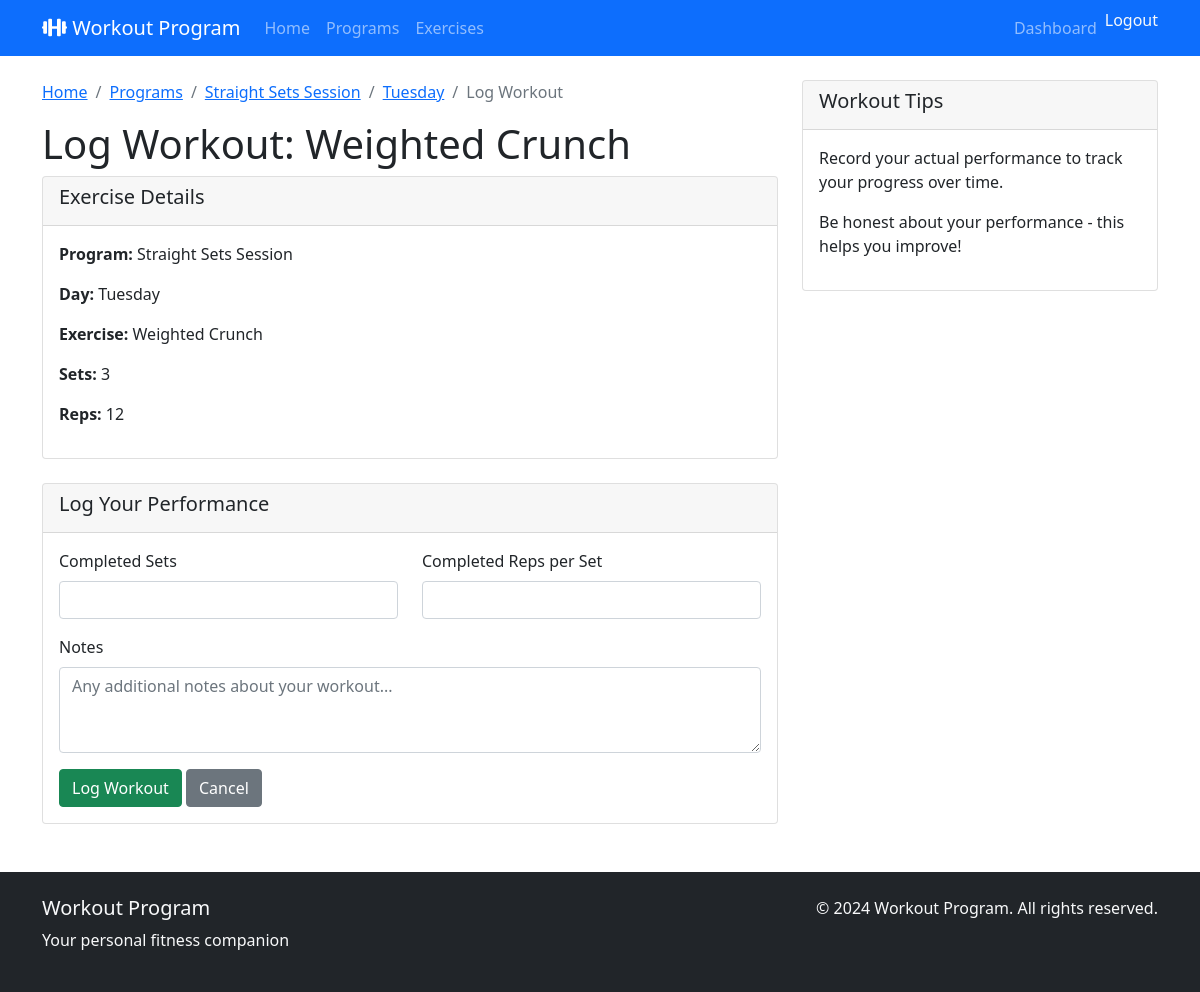
Page /home/log-workout/1/ (signed in) on the committed database.
### workout_program/models.py (models this page shows, shortened)
class WorkoutSession(models.Model):
    workout_day = models.ForeignKey(WorkoutDay, on_delete=models.CASCADE, related_name='workout_sessions')
    exercise = models.ForeignKey(Exercise, on_delete=models.CASCADE)
    sets = models.IntegerField(validators=[MinValueValidator(1)])
    repetitions = models.IntegerField(validators=[MinValueValidator(1)], help_text="Reps per set")
    duration_minutes = models.IntegerField(
        validators=[MinValueValidator(1)],
        null=True,
        blank=True,
        help_text="Duration in minutes (for cardio exercises)"
    )
    weight_kg = models.DecimalField(
        max_digits=5,
        decimal_places=2,
        null=True,
        blank=True,
        help_text="Weight in kg (for strength exercises)"
    )
    rest_seconds = models.IntegerField(
        validators=[MinValueValidator(1)],
        default=60,
        help_text="Rest time between sets in seconds"
    )
    order = models.IntegerField(default=1, help_text="Order of exercise in the session")
    class Meta:
        ordering = ['order']

class WorkoutDay(models.Model):
    program = models.ForeignKey(WorkoutProgram, on_delete=models.CASCADE, related_name='workout_days')
    day_number = models.IntegerField(validators=[MinValueValidator(1)])
    day_name = models.CharField(max_length=100)
    description = models.TextField(blank=True)
    class Meta:
        unique_together = ['program', 'day_number']
        ordering = ['day_number']

class WorkoutProgram(models.Model):
    PROGRAM_TYPES = [
        ('muscle', 'Muscle Building'),
        ('weight_loss', 'Weight Loss'),
        ('cardio', 'Cardio Training'),
        ('general', 'General Fitness'),
        ('strength', 'Strength Training'),
    ]
    name = models.CharField(max_length=200)
    description = models.TextField()
    program_type = models.CharField(max_length=20, choices=PROGRAM_TYPES)
    duration_weeks = models.IntegerField(validators=[MinValueValidator(1)])
    difficulty_level = models.IntegerField(
        validators=[MinValueValidator(1), MaxValueValidator(5)],
        help_text="Program difficulty level from 1 (easy) to 5 (hard)"
    )
    created_by = models.ForeignKey(User, on_delete=models.CASCADE)
    created_at = models.DateTimeField(auto_now_add=True)
    is_active = models.BooleanField(default=True)

class Exercise(models.Model):
    EXERCISE_TYPES = [
        ('strength', 'Strength Training'),
        ('cardio', 'Cardio'),
        ('flexibility', 'Flexibility'),
        ('balance', 'Balance'),
    ]
    name = models.CharField(max_length=200)
    description = models.TextField(blank=True)
    muscle_group = models.ForeignKey(MuscleGroup, on_delete=models.CASCADE, null=True, blank=True)
    exercise_type = models.CharField(max_length=20, choices=EXERCISE_TYPES)
    equipment_needed = models.TextField(blank=True)
    difficulty_level = models.IntegerField(
        validators=[MinValueValidator(1), MaxValueValidator(5)],
        help_text="Difficulty level from 1 (easy) to 5 (hard)"
    )

### workout_program/views.py (the view, shortened to what this page needs)
# urls.py: path('log-workout/<int:session_id>/', views.log_workout, name='log_workout'),
@login_required
def log_workout(request, session_id):
    workout_session = get_object_or_404(WorkoutSession, id=session_id)
    context = {
        'workout_session': workout_session,
    }
    return render(request, 'workout_program/log_workout.html', context)

### workout_program/templates/workout_program/log_workout.html (shortened to what this page needs)
{% extends 'workout_program/base.html' %}
{% block content %}
<div class="row">
    <div class="col-md-8">
        <nav aria-label="breadcrumb">
            <ol class="breadcrumb">
                <li class="breadcrumb-item"><a href="{% url 'home' %}">Home</a></li>
                <li class="breadcrumb-item"><a href="{% url 'program_list' %}">Programs</a></li>
                <li class="breadcrumb-item"><a href="{% url 'program_detail' workout_session.workout_day.program.id %}">{{ workout_session.workout_day.program.name }}</a></li>
                <li class="breadcrumb-item"><a href="{% url 'workout_day_detail' workout_session.workout_day.program.id workout_session.workout_day.id %}">{{ workout_session.workout_day.day_name }}</a></li>
                <li class="breadcrumb-item active" aria-current="page">Log Workout</li>
            </ol>
        </nav>
        <h1>Log Workout: {{ workout_session.exercise.name }}</h1>
        <div class="card mb-4">
            <div class="card-header">
                <h5>Exercise Details</h5>
            </div>
            <div class="card-body">
                <p><strong>Program:</strong> {{ workout_session.workout_day.program.name }}</p>
                <p><strong>Day:</strong> {{ workout_session.workout_day.day_name }}</p>
                <p><strong>Exercise:</strong> {{ workout_session.exercise.name }}</p>
                <p><strong>Sets:</strong> {{ workout_session.sets }}</p>
                <p><strong>Reps:</strong> {{ workout_session.repetitions }}</p>
            </div>
        </div>
        <form method="post">
            <div class="card">
                <div class="card-header">
                    <h5>Log Your Performance</h5>
                </div>
                <div class="card-body">
                    <div class="row">
                        <div class="col-md-6">
                            <div class="mb-3">
                                <label for="completed_sets" class="form-label">Completed Sets</label>
                                <input type="number" class="form-control" id="completed_sets" name="completed_sets" min="0" max="{{ workout_session.sets }}">
                            </div>
                        </div>
                        <div class="col-md-6">
                            <div class="mb-3">
                                <label for="completed_reps" class="form-label">Completed Reps per Set</label>
                                <input type="number" class="form-control" id="completed_reps" name="completed_reps" min="0" max="{{ workout_session.repetitions }}">
                            </div>
                        </div>
                    </div>
                    <div class="mb-3">
                        <label for="notes" class="form-label">Notes</label>
                        <textarea class="form-control" id="notes" name="notes" rows="3" placeholder="Any additional notes about your workout..."></textarea>
                    </div>
                    <button type="submit" class="btn btn-success">Log Workout</button>
                    <a href="{% url 'workout_day_detail' workout_session.workout_day.program.id workout_session.workout_day.id %}" class="btn btn-secondary">Cancel</a>
                </div>
            </div>
        </form>
    </div>
    <div class="col-md-4">
        <div class="card">
            <div class="card-header">
                <h5>Workout Tips</h5>
            </div>
            <div class="card-body">
                <p>Record your actual performance to track your progress over time.</p>
                <p>Be honest about your performance - this helps you improve!</p>
            </div>
        </div>
    </div>
</div>
{% endblock %}

### rows in the picture
WorkoutSession: workout_day.program.name "Straight Sets Session", workout_day.day_name "Tuesday", exercise.name "Weighted Crunch", sets "3", repetitions "12"
